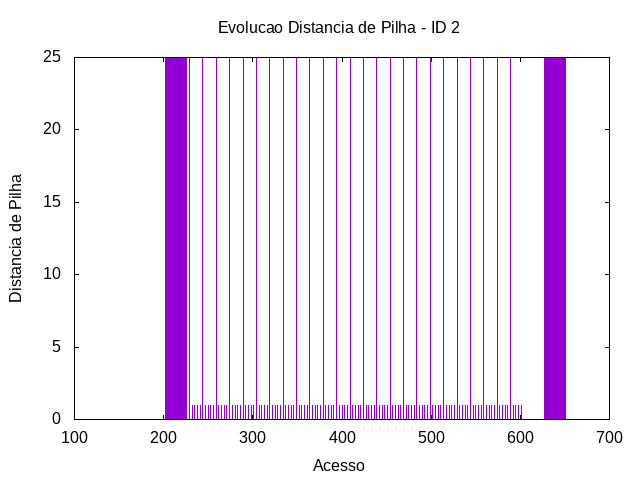

Reproduce this figure in gnuplot.
set term png
set output "../out/mult-distp-2.png"
set title "Evolucao Distancia de Pilha - ID 2"
set xlabel "Acesso"
set ylabel "Distancia de Pilha"
plot "../out/mult-acesso-2-2.gpdat" u 2:5 w impulses t ""
